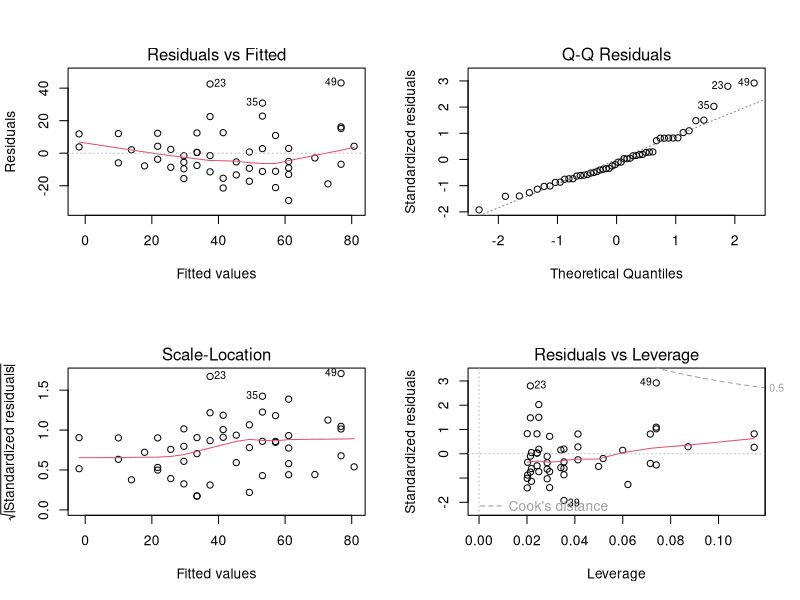
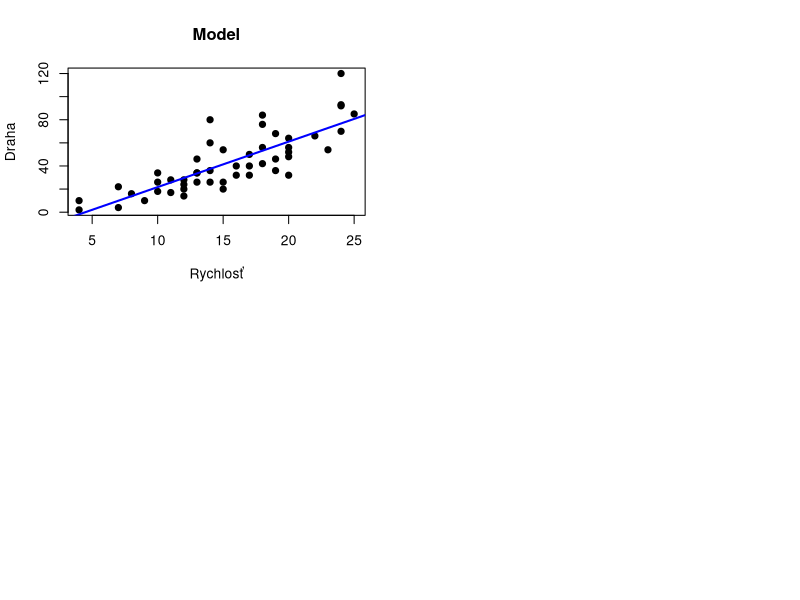
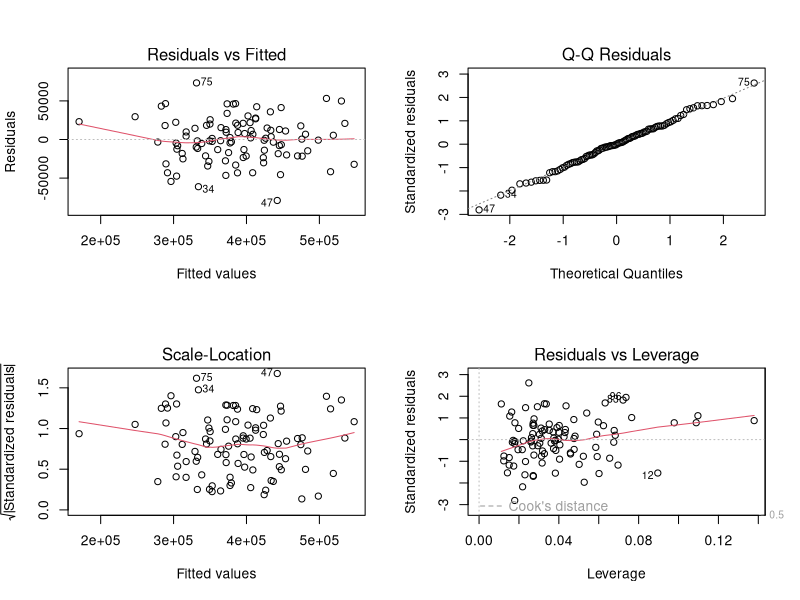
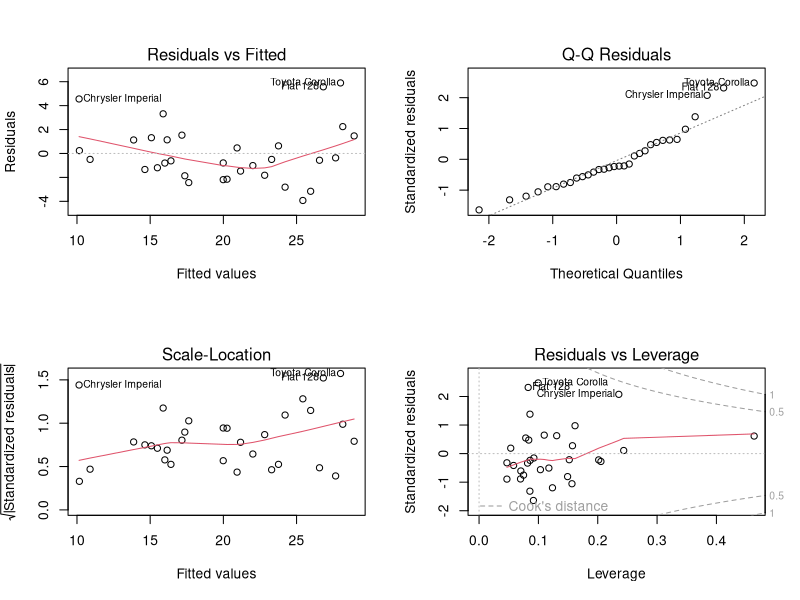
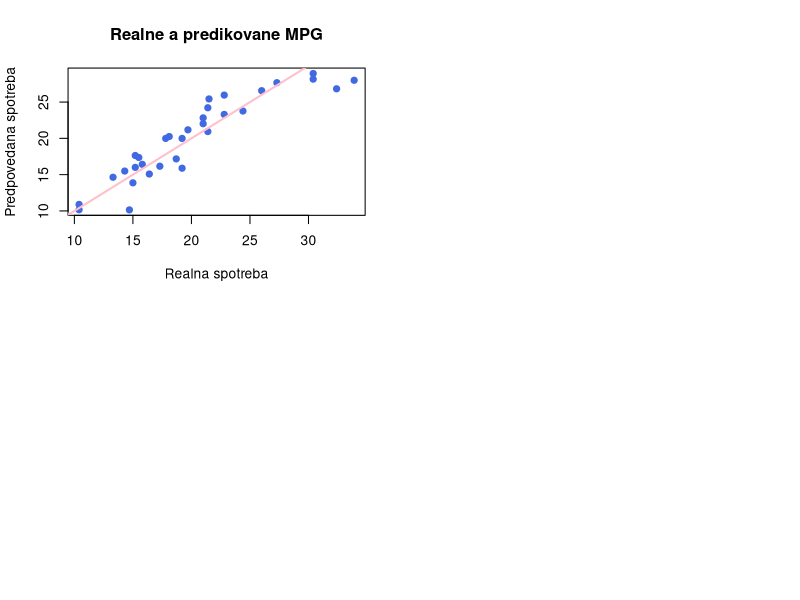

Recreate these plots in R, in order.
## ---- chunk 1
model <- lm(dist ~ speed, data = cars)
summary(model)

# overenie predpokladov
par(mfrow = c(2, 2))
plot(model)
## ---- chunk 2
predikcie <- predict(model)

# Nakreslime realne hodnoty a prelozime ich modelom 
plot(cars$speed, cars$dist, main="Model", 
     xlab="Rychlosť", ylab="Draha", pch=19)
abline(model, col="blue", lwd=2) # Toto je ta nasa vypocitana priamka
## ---- chunk 3
# skusime model s druhou mocninou 
model2 <- lm(dist ~ speed + I(speed^2), data = cars)
summary(model2)
## ---- chunk 4
n <- 100
size <- rnorm(n, mean = 2000, sd = 500) # House size

bedrooms <- sample(2:5, n, replace = TRUE) # Number of bedrooms

bathrooms <- sample(1:4, n, replace = TRUE) # Number of bathrooms

age <- rpois(n, lambda = 10) # Age of the house

price <- 50000 + size * 150 + bedrooms * 10000 - age * 2000 + rnorm(n, mean = 0, sd =
30000) # Create target variable

house_data <- data.frame( Size = size, Bedrooms = bedrooms, Bathrooms =
bathrooms, Age = age, Price = price ) # Create data frame
## ---- chunk 5
cor(house_data )#pozrieme sa na korelacne koeficienty
## ---- chunk 6
#Model 1 - vsetky premenne
full_model <- lm(Price ~ Size + Bedrooms + Bathrooms + Age, data = house_data)
summary(full_model)
## ---- chunk 7
#Finalny model
final_model <- lm(Price ~ Size + Bedrooms + Age, data = house_data)
summary(final_model)
## ---- chunk 8
#overenie predpokladov
par(mfrow = c(2, 2))
plot(final_model)
## ---- chunk 9
model_mtcars <- lm(mpg ~ hp + wt + cyl, data = mtcars)
summary(model_mtcars)
## ---- chunk 10
par(mfrow = c(2, 2))
plot(model_mtcars)
## ---- chunk 11
predikcie <- predict(model_mtcars)

plot(mtcars$mpg, predikcie, 
     main = "Realne a predikovane MPG",
     xlab = "Realna spotreba", 
     ylab = "Predpovedana spotreba",
     pch = 19, col = "royalblue")
abline(0, 1, col = "pink", lwd = 2) # ciara idealnej predpovede
## ---- chunk 12
# Automaticke hladanie najlepsieho modelu
najlepsi_model <- step(lm(mpg ~ ., data = mtcars), direction = "both")
summary(najlepsi_model)
